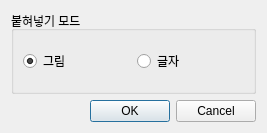
<?xml version="1.0" encoding="UTF-8"?>
<ui version="4.0">
 <class>eis_select_copymode_dialog</class>
 <widget class="QDialog" name="eis_select_copymode_dialog">
  <property name="geometry">
   <rect>
    <x>0</x>
    <y>0</y>
    <width>267</width>
    <height>133</height>
   </rect>
  </property>
  <property name="windowTitle">
   <string>Dialog</string>
  </property>
  <layout class="QGridLayout" name="gridLayout">
   <item row="0" column="0">
    <widget class="QGroupBox" name="groupBox">
     <property name="title">
      <string>붙혀넣기 모드</string>
     </property>
     <layout class="QGridLayout" name="gridLayout_2">
      <item row="0" column="0">
       <widget class="QRadioButton" name="rb_picture">
        <property name="text">
         <string>그림</string>
        </property>
        <property name="checked">
         <bool>true</bool>
        </property>
       </widget>
      </item>
      <item row="0" column="1">
       <widget class="QRadioButton" name="rb_text">
        <property name="text">
         <string>글자</string>
        </property>
       </widget>
      </item>
     </layout>
    </widget>
   </item>
   <item row="1" column="0">
    <widget class="QDialogButtonBox" name="buttonBox">
     <property name="orientation">
      <enum>Qt::Horizontal</enum>
     </property>
     <property name="standardButtons">
      <set>QDialogButtonBox::Cancel|QDialogButtonBox::Ok</set>
     </property>
    </widget>
   </item>
  </layout>
 </widget>
 <resources/>
 <connections>
  <connection>
   <sender>buttonBox</sender>
   <signal>accepted()</signal>
   <receiver>eis_select_copymode_dialog</receiver>
   <slot>accept()</slot>
   <hints>
    <hint type="sourcelabel">
     <x>248</x>
     <y>254</y>
    </hint>
    <hint type="destinationlabel">
     <x>157</x>
     <y>274</y>
    </hint>
   </hints>
  </connection>
  <connection>
   <sender>buttonBox</sender>
   <signal>rejected()</signal>
   <receiver>eis_select_copymode_dialog</receiver>
   <slot>reject()</slot>
   <hints>
    <hint type="sourcelabel">
     <x>316</x>
     <y>260</y>
    </hint>
    <hint type="destinationlabel">
     <x>286</x>
     <y>274</y>
    </hint>
   </hints>
  </connection>
 </connections>
</ui>
